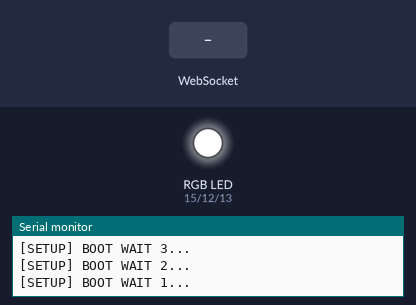
This sketch was run on a simulated ESP8266 (NodeMCU). Parts: an RGB LED mixed from three pins (HIGH = lit), the last lines printed to the serial monitor. Inputs (shaded band) come from the test bench. WiFi joins after 1.5 s; servers stay silent unless stated.

Above: at 4.1 s.
At 6.7 s:
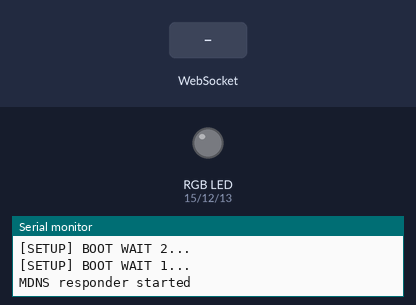
6.8 s: WebSocket text "#" received
8.3 s: WebSocket text "0" received
Timing chart, 0 to 11.3 s (numbered marks = the images above; inputs shaded):
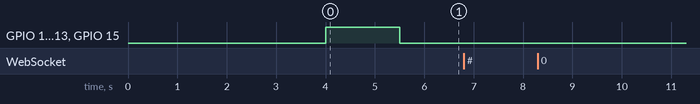

The sketch:

WebSocketServer_LEDcontrol.ino
```cpp
/*
 * WebSocketServer_LEDcontrol.ino
 *
 *  Created on: 26.11.2015
 *
 */

#include <Arduino.h>

#include <ESP8266WiFi.h>
#include <ESP8266WiFiMulti.h>
#include <WebSocketsServer.h>
#include <ESP8266WebServer.h>
#include <ESP8266mDNS.h>
#include <Hash.h>

#define LED_RED     15
#define LED_GREEN   12
#define LED_BLUE    13

#define USE_SERIAL Serial


ESP8266WiFiMulti WiFiMulti;

ESP8266WebServer server = ESP8266WebServer(80);
WebSocketsServer webSocket = WebSocketsServer(81);

void webSocketEvent(uint8_t num, WStype_t type, uint8_t * payload, size_t lenght) {

    switch(type) {
        case WStype_DISCONNECTED:
            USE_SERIAL.printf("[%u] Disconnected!\n", num);
            break;
        case WStype_CONNECTED: {
            IPAddress ip = webSocket.remoteIP(num);
            USE_SERIAL.printf("[%u] Connected from %d.%d.%d.%d url: %s\n", num, ip[0], ip[1], ip[2], ip[3], payload);

            // send message to client
            webSocket.sendTXT(num, "Connected");
        }
            break;
        case WStype_TEXT:
            USE_SERIAL.printf("[%u] get Text: %s\n", num, payload);

            if(payload[0] == '#') {
                // we get RGB data

                // decode rgb data
                uint32_t rgb = (uint32_t) strtol((const char *) &payload[1], NULL, 16);

                analogWrite(LED_RED,    ((rgb >> 16) & 0xFF));
                analogWrite(LED_GREEN,  ((rgb >> 8) & 0xFF));
                analogWrite(LED_BLUE,   ((rgb >> 0) & 0xFF));
            }

            break;
    }

}

void setup() {
    //USE_SERIAL.begin(921600);
    USE_SERIAL.begin(115200);

    USE_SERIAL.setDebugOutput(true);

    USE_SERIAL.println();
    USE_SERIAL.println();
    USE_SERIAL.println();

    for(uint8_t t = 4; t > 0; t--) {
        USE_SERIAL.printf("[SETUP] BOOT WAIT %d...\n", t);
        USE_SERIAL.flush();
        delay(1000);
    }

    pinMode(LED_RED, OUTPUT);
    pinMode(LED_GREEN, OUTPUT);
    pinMode(LED_BLUE, OUTPUT);

    digitalWrite(LED_RED, 1);
    digitalWrite(LED_GREEN, 1);
    digitalWrite(LED_BLUE, 1);

    //WiFiMulti.addAP("girin", "9282010085");
    WiFiMulti.addAP("DOM.RU", "9282010085");

    while(WiFiMulti.run() != WL_CONNECTED) {
        delay(100);
    }

    // start webSocket server
    webSocket.begin();
    webSocket.onEvent(webSocketEvent);

    if(MDNS.begin("esp8266")) {
        USE_SERIAL.println("MDNS responder started");
    }

    // handle index
    server.on("/", []() {
        // send index.html
        server.send(200, "text/html", "<html><head><script>var connection = new WebSocket('ws://'+location.hostname+':81/', ['arduino']);connection.onopen = function () {  connection.send('Connect ' + new Date()); }; connection.onerror = function (error) {    console.log('WebSocket Error ', error);};connection.onmessage = function (e) {  console.log('Server: ', e.data);document.getElementById(\"sock-info\").innerHTML = (e.data);};function sendRGB() {  var r = parseInt(document.getElementById('r').value).toString(16);  var g = parseInt(document.getElementById('g').value).toString(16);  var b = parseInt(document.getElementById('b').value).toString(16);  if(r.length < 2) { r = '0' + r; }   if(g.length < 2) { g = '0' + g; }   if(b.length < 2) { b = '0' + b; }   var rgb = '#'+r+g+b;    console.log('RGB: ' + rgb); connection.send(rgb); }</script></head><body>LED Control:<br/><br/>R: <input id=\"r\" type=\"range\" min=\"0\" max=\"255\" step=\"1\" onchange=\"sendRGB();\" /><br/>G: <input id=\"g\" type=\"range\" min=\"0\" max=\"255\" step=\"1\" onchange=\"sendRGB();\" /><br/>B: <input id=\"b\" type=\"range\" min=\"0\" max=\"255\" step=\"1\" onchange=\"sendRGB();\" /><br/><div id=\"sock-info\" style=\"border: 1px solid\"></div></body></html>");
    });

    server.begin();

    // Add service to MDNS
    MDNS.addService("http", "tcp", 80);
    MDNS.addService("ws", "tcp", 81);

    digitalWrite(LED_RED, 0);
    digitalWrite(LED_GREEN, 0);
    digitalWrite(LED_BLUE, 0);

}

void loop() {
    webSocket.loop();
    server.handleClient();
    if (millis()%1000==0)
    {
      long x = millis()/1000;
      String strSteps = String(x);

      webSocket.broadcastTXT(strSteps);
    }
}
```
